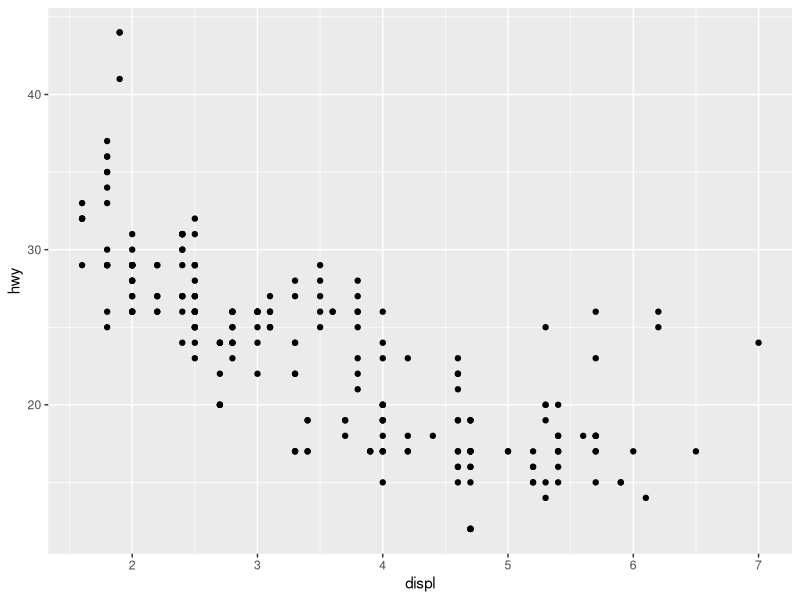
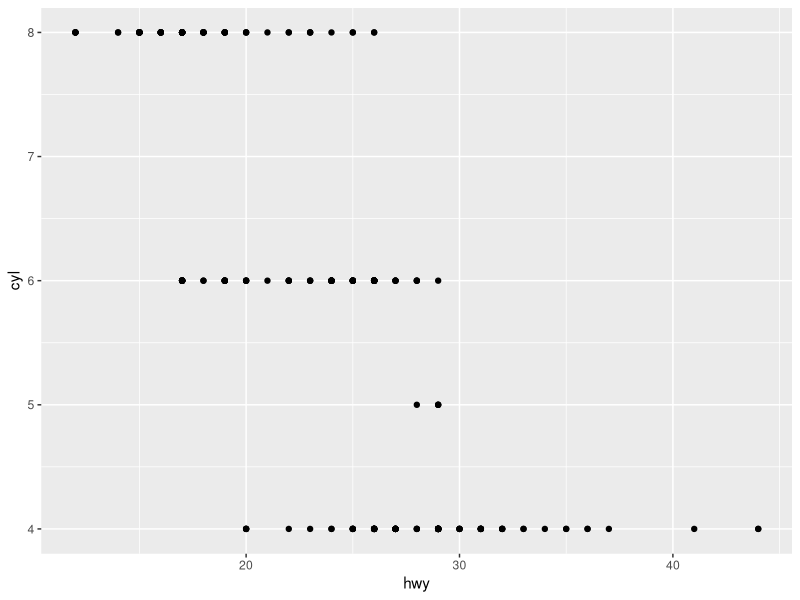
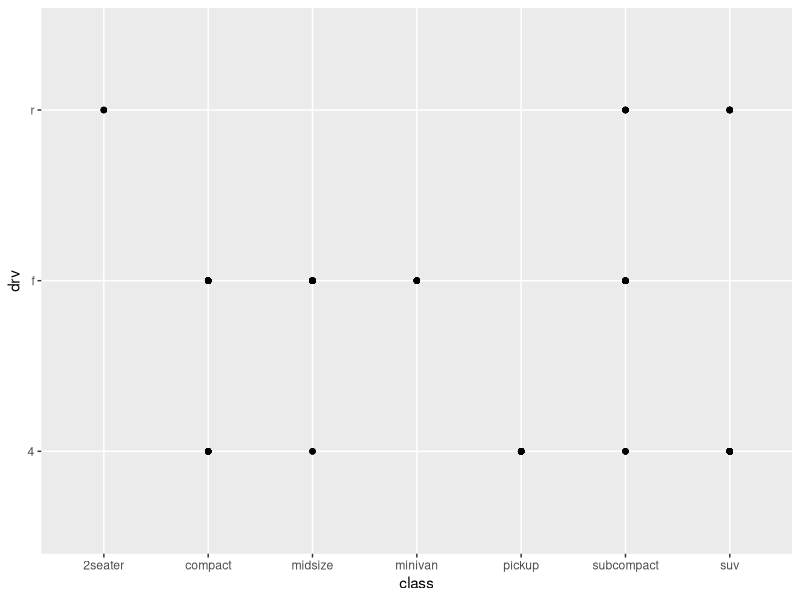
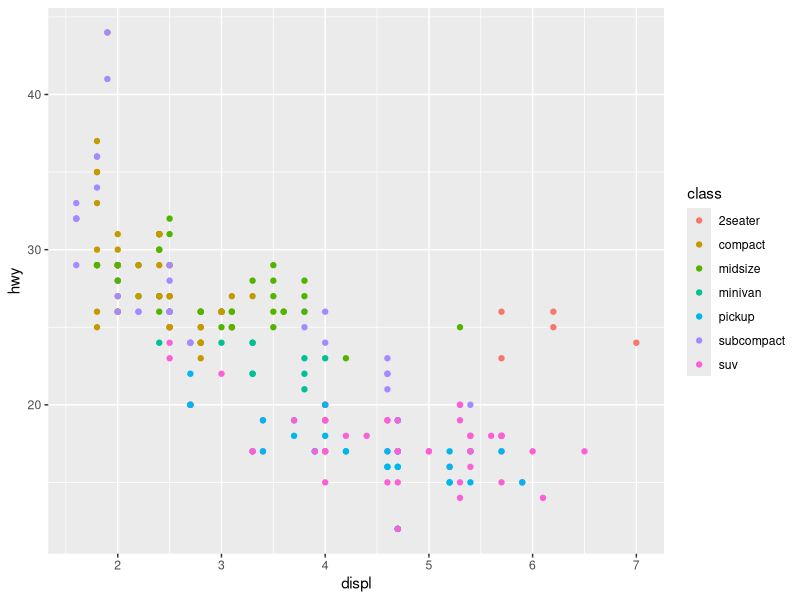
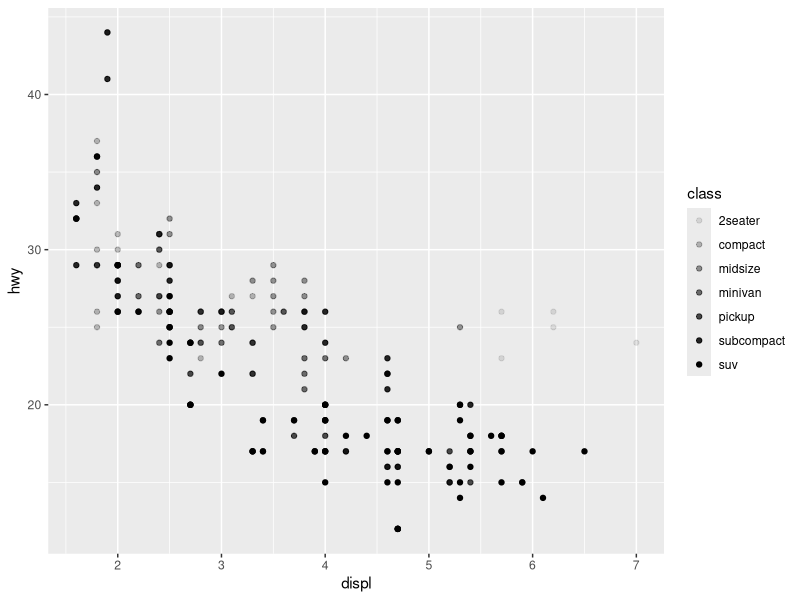
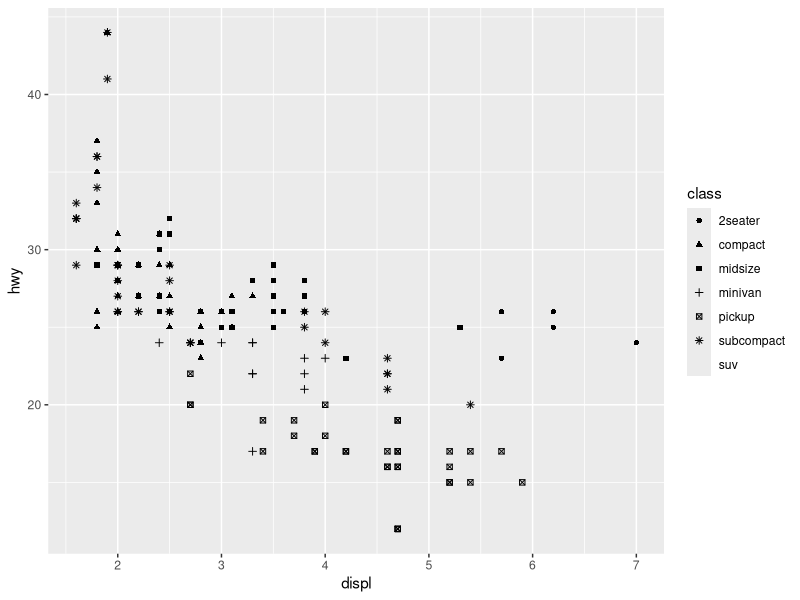
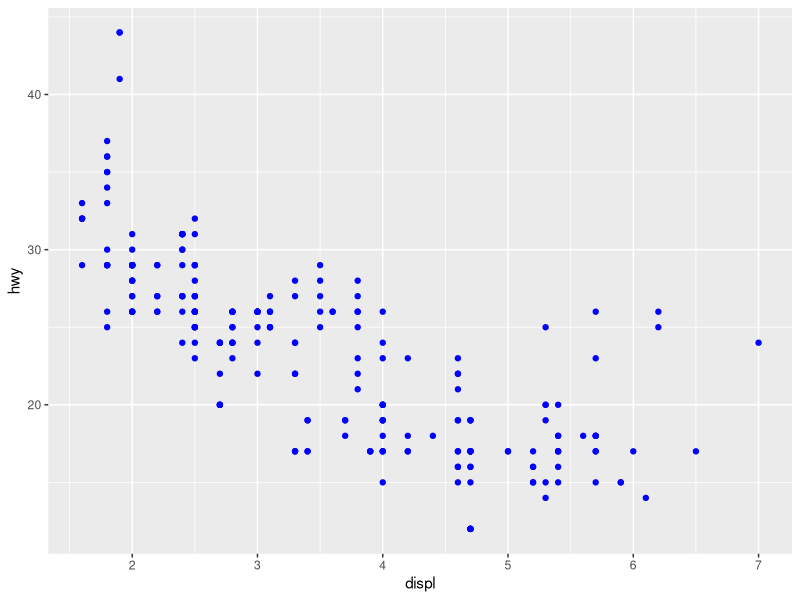

Write R code to recreate these figures, in order.
## ---- chunk 1
knitr::opts_chunk$set(echo = TRUE)
library(tidyverse)
## ---- chunk 2
mpg

ggplot(data = mpg) +
  geom_point(mapping = aes(x = displ, y = hwy))

ggplot(data = mpg) +
  geom_point(mapping = aes(x = hwy, y = cyl))

ggplot(data = mpg) +
  geom_point(mapping = aes(x = class, y = drv))
## ---- chunk 3
# Adding a color aesthetic
ggplot(data = mpg) +
  geom_point(mapping = aes(x = displ, y = hwy, color = class))

# Adding an alpha aesthetic, which adjusts transparency
ggplot(data = mpg) +
  geom_point(mapping = aes(x = displ, y = hwy, alpha = class))

# Adding a shape aesthetic
ggplot(data = mpg) +
  geom_point(mapping = aes(x = displ, y = hwy, shape = class))

# Manually setting aesthetic properties
ggplot(data = mpg) +
  geom_point(mapping = aes(x = displ, y = hwy), color = "blue")

